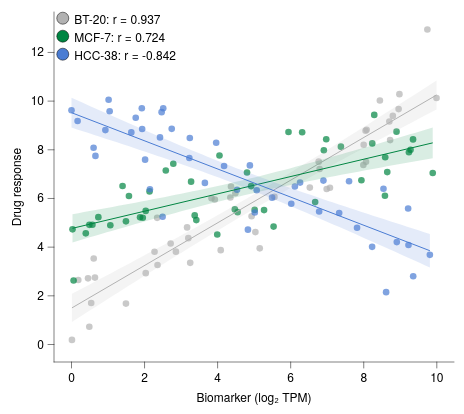

Specify this chart in Vega-Lite:
### Vega-Lite specification from a JSON file in a GitHub repository (floating-point values rounded to 4 significant figures; data arrays with more than 128 entries replaced by an {"elided": "..."} marker saying what was removed)
{"background": null, "config": {"arc": {"fill": "#DBDBDB", "fillOpacity": 1.0, "innerRadius": 43.75, "padAngle": 0.03, "stroke": "black", "strokeOpacity": 1, "strokeWidth": 0.25}, "area": {"fill": "#DBDBDB", "fillOpacity": 1.0, "stroke": "black", "strokeOpacity": 1, "strokeWidth": 0.25}, "axis": {"domain": true, "domainCap": "round", "domainColor": "black", "domainWidth": 0.25, "grid": false, "gridCap": "round", "gridColor": "#F1F1F1", "gridDash": [0, 0], "gridOpacity": 1.0, "gridWidth": 0.25, "labelColor": "black", "labelFont": "Helvetica Neue, HelveticaNeue, Helvetica, Arial, sans-serif", "labelFontSize": 6, "labelFontStyle": "normal", "labelFontWeight": 400, "offset": 0, "ticks": true, "tickCap": "round", "tickColor": "black", "tickRound": false, "tickSize": 3, "tickWidth": 0.25, "titleColor": "black", "titleFont": "Helvetica Neue, HelveticaNeue, Helvetica, Arial, sans-serif", "titleFontSize": 6, "titleFontStyle": "normal", "titleFontWeight": 400}, "axisX": {"domain": true, "labelAlign": "center", "labelAngle": 0, "labels": true, "ticks": true, "translate": 0}, "axisY": {"domain": true, "labelAlign": "right", "labelAngle": 0, "labels": true, "ticks": true, "translate": 0}, "axisRight": {"domain": true, "labelAlign": "left", "labelAngle": 0, "labels": true, "ticks": true, "translate": 0}, "axisTop": {"domain": true, "labelAlign": "center", "labelAngle": 0, "labels": true, "ticks": true, "translate": 0}, "axisBand": {"tickOffset": 0}, "bar": {"fill": "#DBDBDB", "fillOpacity": 1.0, "stroke": "black", "strokeOpacity": 1, "strokeWidth": 0.25}, "boxplot": {"size": 15.75, "ticks": {"cornerRadius": 0.25, "fill": "black", "opacity": 1, "size": 7.875, "thickness": 0.25}, "box": {"fillOpacity": 1.0, "stroke": "black", "strokeOpacity": 1, "strokeWidth": 0.25}, "median": {"cornerRadius": 0, "fill": "black", "fillOpacity": 1.0, "opacity": 1, "size": 15.75, "thickness": 0.25}, "rule": {"fill": "black", "fillOpacity": 1.0, "size": 17.5, "stroke": "black", "strokeDash": [0, 0], "strokeOpacity": 1, "strokeWidth": 0.25}, "outliers": {"color": "black", "fill": "black", "fillOpacity": 1.0, "size": 0, "stroke": "black", "strokeOpacity": 1, "strokeWidth": 0.25}}, "circle": {"fill": "black", "fillOpacity": 1.0, "size": 2.188, "stroke": null, "strokeOpacity": 1, "strokeWidth": 0.25}, "errorband": {"band": {"fillOpacity": 0.6, "stroke": null, "strokeWidth": 0.25, "strokeOpacity": 1}, "borders": {"opacity": 0, "strokeOpacity": 1, "strokeWidth": 0.25}}, "errorbar": {"opacity": 1, "rule": {"strokeDash": [0, 0], "strokeWidth": 0.25}, "ticks": {"color": "black", "cornerRadius": 0.125, "opacity": 1, "size": 10.5, "thickness": 0.25}, "thickness": 0.25}, "font": "Helvetica Neue, HelveticaNeue, Helvetica, Arial, sans-serif", "geoshape": {"fill": "#DBDBDB", "fillOpacity": 1.0, "stroke": "black", "strokeOpacity": 1, "strokeWidth": 0.25}, "header": {"labelColor": "black", "labelFont": "Helvetica Neue, HelveticaNeue, Helvetica, Arial, sans-serif", "labelFontSize": 6, "labelFontStyle": "normal", "labelFontWeight": 400, "titleColor": "black", "titleFont": "Helvetica Neue, HelveticaNeue, Helvetica, Arial, sans-serif", "titleFontSize": 6, "titleFontStyle": "normal", "titleFontWeight": 400, "titlePadding": 0}, "legend": {"disable": false, "offset": 4.5, "titlePadding": 4, "labelOffset": 2, "gradientLabelOffset": 2, "columnPadding": 4, "rowPadding": 2, "gradientLength": 87.5, "gradientThickness": 8.75, "gradientOpacity": 1.0, "gradientStrokeColor": "black", "gradientStrokeWidth": 0.25, "labelColor": "black", "labelFont": "Helvetica Neue, HelveticaNeue, Helvetica, Arial, sans-serif", "labelFontSize": 6, "labelFontStyle": "normal", "labelFontWeight": 400, "strokeColor": "black", "strokeWidth": 0, "symbolSize": 36, "symbolStrokeColor": "black", "symbolStrokeWidth": 0.25, "titleColor": "black", "titleFont": "Helvetica Neue, HelveticaNeue, Helvetica, Arial, sans-serif", "titleFontSize": 6, "titleFontStyle": "normal", "titleFontWeight": 400}, "line": {"color": "black", "stroke": "black", "strokeCap": "butt", "strokeDash": [0, 0], "strokeOpacity": 1, "strokeWidth": 0.5}, "point": {"filled": true, "fill": "#DBDBDB", "fillOpacity": 1.0, "size": 8.75, "stroke": "black", "strokeOpacity": 1, "strokeWidth": 0.25}, "range": {"category": ["#B2B2B2", "#4A7CD3", "#008542", "#664CAF", "#509F98", "#636363", "#284F93", "#005226", "#382864", "#285753"], "diverging": {"scheme": ["#443E60", "#5F597E", "#7C759B", "#9994B6", "#B7B4CC", "#D6D5DC", "#F6F6F6", "#D1DAD9", "#A4C2BF", "#7AA9A4", "#578E89", "#37736E", "#1B5954"]}, "heatmap": {"scheme": ["#440154", "#472270", "#433E82", "#38598C", "#2C728E", "#238A8D", "#24A086", "#39B578", "#5DC862", "#96D646", "#CAE02D", "#FDE724"]}, "ordinal": {"scheme": ["#F1F1F1", "#DBDBDB", "#C6C6C6", "#B2B2B2", "#9D9D9D", "#898989", "#767676", "#636363", "#515151", "#404040", "#2F2F2F", "#1F1F1F"]}, "ramp": {"scheme": ["#440154", "#472270", "#433E82", "#38598C", "#2C728E", "#238A8D", "#24A086", "#39B578", "#5DC862", "#96D646", "#CAE02D", "#FDE724"]}}, "rule": {"color": "black", "stroke": "black", "strokeCap": "round", "strokeDash": [2, 2], "strokeOpacity": 1, "strokeWidth": 0.25}, "scale": {"barBandPaddingInner": 0.1, "rectBandPaddingInner": 0, "tickBandPaddingInner": 0.1, "bandPaddingOuter": 0.1, "bandWithNestedOffsetPaddingInner": 0.2, "bandWithNestedOffsetPaddingOuter": 0.2, "offsetBandPaddingInner": 0, "offsetBandPaddingOuter": 0, "continuousPadding": 8.75, "round": false}, "rect": {"fill": "#DBDBDB", "fillOpacity": 1.0, "stroke": "black", "strokeOpacity": 1, "strokeWidth": 0.25}, "square": {"fill": "#DBDBDB", "fillOpacity": 1.0, "size": 17.5, "stroke": "black", "strokeOpacity": 1, "strokeWidth": 0.25}, "text": {"color": "black", "font": "Helvetica Neue, HelveticaNeue, Helvetica, Arial, sans-serif", "fontSize": 6, "fontStyle": "normal", "fontWeight": 400}, "tick": {"color": "black", "cornerRadius": 0.125, "opacity": 1.0, "size": 15.75, "thickness": 0.25}, "title": {"anchor": "middle", "frame": "group", "color": "black", "font": "Helvetica Neue, HelveticaNeue, Helvetica, Arial, sans-serif", "fontSize": 6, "fontStyle": "normal", "fontWeight": 400, "subtitleColor": "black", "subtitleFont": "Helvetica Neue, HelveticaNeue, Helvetica, Arial, sans-serif", "subtitleFontSize": 6, "subtitleFontStyle": "normal", "subtitleFontWeight": 400}, "trail": {"color": "black", "opacity": 1, "size": 0.5}, "view": {"continuousWidth": 200, "continuousHeight": 175, "discreteWidth": 200, "discreteHeight": 175, "fill": null, "stroke": null, "strokeWidth": 0.25}}, "layer": [{"data": {"name": "data-aeb621f813ff548d864cbc1ba7ea44aa"}, "mark": {"type": "circle", "opacity": 0.7, "size": 11}, "encoding": {"color": {"field": "cell line", "title": "Cell line", "type": "nominal"}, "x": {"field": "biomarker", "title": "Biomarker (log₂ TPM)", "type": "quantitative", "scale": {"nice": false}}, "y": {"field": "response", "title": "Drug response", "type": "quantitative", "scale": {"nice": false}}}}, {"layer": [{"data": {"name": "data-5b9605a0622f52ef3f2c835fb4bdee55"}, "mark": {"type": "area", "fillOpacity": 0.15, "stroke": null, "strokeWidth": 0}, "encoding": {"color": {"field": "cell line", "legend": null, "type": "nominal"}, "x": {"field": "biomarker", "type": "quantitative", "scale": {"nice": false}}, "y": {"field": "response", "type": "quantitative", "scale": {"nice": false}}, "y2": {"field": "__ci_hi"}}, "name": "__dysonsphere_26c00cf1b525817f_47"}, {"data": {"name": "data-713ad55b86ab91ca18e055558fb19118"}, "mark": {"type": "line"}, "encoding": {"color": {"field": "cell line", "legend": null, "type": "nominal"}, "x": {"field": "biomarker", "type": "quantitative", "scale": {"nice": false}}, "y": {"field": "response", "type": "quantitative", "scale": {"nice": false}}}}, {"data": {"values": [{"cell line": "BT-20", "__dysonsphere__": 1}]}, "mark": {"type": "point", "filled": true, "size": 36, "stroke": "black", "strokeWidth": 0.25}, "encoding": {"color": {"field": "cell line", "legend": null, "type": "nominal"}, "x": {"value": 4.39}, "y": {"value": 3.1}}}, {"data": {"values": [{"__dysonsphere__": 1}]}, "mark": {"type": "text", "align": "left", "baseline": "top", "dx": 0, "dy": 0, "fontSize": 6}, "encoding": {"text": {"value": "BT-20: r = 0.937"}, "x": {"value": 10.17}, "y": {"value": 1.0}}}, {"data": {"name": "data-9a3b3ce47fc1957dc85262453c30ab1f"}, "mark": {"type": "area", "fillOpacity": 0.15, "stroke": null, "strokeWidth": 0}, "encoding": {"color": {"field": "cell line", "legend": null, "type": "nominal"}, "x": {"field": "biomarker", "type": "quantitative", "scale": {"nice": false}}, "y": {"field": "response", "type": "quantitative", "scale": {"nice": false}}, "y2": {"field": "__ci_hi"}}, "name": "__dysonsphere_d251c693c0a038a7_48"}, {"data": {"name": "data-f25d4e025d71637d7f1a8f2dce3f0268"}, "mark": {"type": "line"}, "encoding": {"color": {"field": "cell line", "legend": null, "type": "nominal"}, "x": {"field": "biomarker", "type": "quantitative", "scale": {"nice": false}}, "y": {"field": "response", "type": "quantitative", "scale": {"nice": false}}}}, {"data": {"values": [{"cell line": "MCF-7", "__dysonsphere__": 1}]}, "mark": {"type": "point", "filled": true, "size": 36, "stroke": "black", "strokeWidth": 0.25}, "encoding": {"color": {"field": "cell line", "legend": null, "type": "nominal"}, "x": {"value": 4.39}, "y": {"value": 12.1}}}, {"data": {"values": [{"__dysonsphere__": 1}]}, "mark": {"type": "text", "align": "left", "baseline": "top", "dx": 0, "dy": 0, "fontSize": 6}, "encoding": {"text": {"value": "MCF-7: r = 0.724"}, "x": {"value": 10.17}, "y": {"value": 10.0}}}, {"data": {"name": "data-dd8661d0aac82987c835da9307697e50"}, "mark": {"type": "area", "fillOpacity": 0.15, "stroke": null, "strokeWidth": 0}, "encoding": {"color": {"field": "cell line", "legend": null, "type": "nominal"}, "x": {"field": "biomarker", "type": "quantitative", "scale": {"nice": false}}, "y": {"field": "response", "type": "quantitative", "scale": {"nice": false}}, "y2": {"field": "__ci_hi"}}, "name": "__dysonsphere_f53abd72141ee444_49"}, {"data": {"name": "data-82315b846c24b0703f99c9dc12426a5e"}, "mark": {"type": "line"}, "encoding": {"color": {"field": "cell line", "legend": null, "type": "nominal"}, "x": {"field": "biomarker", "type": "quantitative", "scale": {"nice": false}}, "y": {"field": "response", "type": "quantitative", "scale": {"nice": false}}}}, {"data": {"values": [{"cell line": "HCC-38", "__dysonsphere__": 1}]}, "mark": {"type": "point", "filled": true, "size": 36, "stroke": "black", "strokeWidth": 0.25}, "encoding": {"color": {"field": "cell line", "legend": null, "type": "nominal"}, "x": {"value": 4.39}, "y": {"value": 21.1}}}, {"data": {"values": [{"__dysonsphere__": 1}]}, "mark": {"type": "text", "align": "left", "baseline": "top", "dx": 0, "dy": 0, "fontSize": 6}, "encoding": {"text": {"value": "HCC-38: r = -0.842"}, "x": {"value": 10.17}, "y": {"value": 19.0}}}]}], "$schema": "https://vega.github.io/schema/vega-lite/v6.4.1.json", "datasets": {"data-aeb621f813ff548d864cbc1ba7ea44aa": {"elided": "135 records"}, "data-5b9605a0622f52ef3f2c835fb4bdee55": [{"biomarker": 0.012, "response": 0.927, "__ci_hi": 2.081, "cell line": "BT-20", "__dysonsphere__": 1}, {"biomarker": 0.1704, "response": 1.079, "__ci_hi": 2.207, "cell line": "BT-20", "__dysonsphere__": 1}, {"biomarker": 0.3288, "response": 1.232, "__ci_hi": 2.332, "cell line": "BT-20", "__dysonsphere__": 1}, {"biomarker": 0.4872, "response": 1.384, "__ci_hi": 2.458, "cell line": "BT-20", "__dysonsphere__": 1}, {"biomarker": 0.6456, "response": 1.535, "__ci_hi": 2.584, "cell line": "BT-20", "__dysonsphere__": 1}, {"biomarker": 0.804, "response": 1.687, "__ci_hi": 2.71, "cell line": "BT-20", "__dysonsphere__": 1}, {"biomarker": 0.9625, "response": 1.839, "__ci_hi": 2.836, "cell line": "BT-20", "__dysonsphere__": 1}, {"biomarker": 1.121, "response": 1.99, "__ci_hi": 2.962, "cell line": "BT-20", "__dysonsphere__": 1}, {"biomarker": 1.279, "response": 2.141, "__ci_hi": 3.088, "cell line": "BT-20", "__dysonsphere__": 1}, {"biomarker": 1.438, "response": 2.292, "__ci_hi": 3.215, "cell line": "BT-20", "__dysonsphere__": 1}, {"biomarker": 1.596, "response": 2.443, "__ci_hi": 3.342, "cell line": "BT-20", "__dysonsphere__": 1}, {"biomarker": 1.754, "response": 2.593, "__ci_hi": 3.469, "cell line": "BT-20", "__dysonsphere__": 1}, {"biomarker": 1.913, "response": 2.743, "__ci_hi": 3.597, "cell line": "BT-20", "__dysonsphere__": 1}, {"biomarker": 2.071, "response": 2.893, "__ci_hi": 3.725, "cell line": "BT-20", "__dysonsphere__": 1}, {"biomarker": 2.23, "response": 3.043, "__ci_hi": 3.853, "cell line": "BT-20", "__dysonsphere__": 1}, {"biomarker": 2.388, "response": 3.192, "__ci_hi": 3.981, "cell line": "BT-20", "__dysonsphere__": 1}, {"biomarker": 2.547, "response": 3.341, "__ci_hi": 4.11, "cell line": "BT-20", "__dysonsphere__": 1}, {"biomarker": 2.705, "response": 3.489, "__ci_hi": 4.239, "cell line": "BT-20", "__dysonsphere__": 1}, {"biomarker": 2.863, "response": 3.637, "__ci_hi": 4.369, "cell line": "BT-20", "__dysonsphere__": 1}, {"biomarker": 3.022, "response": 3.785, "__ci_hi": 4.499, "cell line": "BT-20", "__dysonsphere__": 1}, {"biomarker": 3.18, "response": 3.932, "__ci_hi": 4.63, "cell line": "BT-20", "__dysonsphere__": 1}, {"biomarker": 3.339, "response": 4.078, "__ci_hi": 4.761, "cell line": "BT-20", "__dysonsphere__": 1}, {"biomarker": 3.497, "response": 4.224, "__ci_hi": 4.893, "cell line": "BT-20", "__dysonsphere__": 1}, {"biomarker": 3.655, "response": 4.369, "__ci_hi": 5.025, "cell line": "BT-20", "__dysonsphere__": 1}, {"biomarker": 3.814, "response": 4.514, "__ci_hi": 5.158, "cell line": "BT-20", "__dysonsphere__": 1}, {"biomarker": 3.972, "response": 4.658, "__ci_hi": 5.292, "cell line": "BT-20", "__dysonsphere__": 1}, {"biomarker": 4.131, "response": 4.801, "__ci_hi": 5.426, "cell line": "BT-20", "__dysonsphere__": 1}, {"biomarker": 4.289, "response": 4.943, "__ci_hi": 5.561, "cell line": "BT-20", "__dysonsphere__": 1}, {"biomarker": 4.447, "response": 5.085, "__ci_hi": 5.697, "cell line": "BT-20", "__dysonsphere__": 1}, {"biomarker": 4.606, "response": 5.226, "__ci_hi": 5.834, "cell line": "BT-20", "__dysonsphere__": 1}, {"biomarker": 4.764, "response": 5.366, "__ci_hi": 5.972, "cell line": "BT-20", "__dysonsphere__": 1}, {"biomarker": 4.923, "response": 5.505, "__ci_hi": 6.11, "cell line": "BT-20", "__dysonsphere__": 1}, {"biomarker": 5.081, "response": 5.643, "__ci_hi": 6.25, "cell line": "BT-20", "__dysonsphere__": 1}, {"biomarker": 5.239, "response": 5.781, "__ci_hi": 6.39, "cell line": "BT-20", "__dysonsphere__": 1}, {"biomarker": 5.398, "response": 5.918, "__ci_hi": 6.531, "cell line": "BT-20", "__dysonsphere__": 1}, {"biomarker": 5.556, "response": 6.053, "__ci_hi": 6.672, "cell line": "BT-20", "__dysonsphere__": 1}, {"biomarker": 5.715, "response": 6.189, "__ci_hi": 6.815, "cell line": "BT-20", "__dysonsphere__": 1}, {"biomarker": 5.873, "response": 6.323, "__ci_hi": 6.958, "cell line": "BT-20", "__dysonsphere__": 1}, {"biomarker": 6.032, "response": 6.457, "__ci_hi": 7.102, "cell line": "BT-20", "__dysonsphere__": 1}, {"biomarker": 6.19, "response": 6.589, "__ci_hi": 7.247, "cell line": "BT-20", "__dysonsphere__": 1}, {"biomarker": 6.348, "response": 6.722, "__ci_hi": 7.392, "cell line": "BT-20", "__dysonsphere__": 1}, {"biomarker": 6.507, "response": 6.853, "__ci_hi": 7.538, "cell line": "BT-20", "__dysonsphere__": 1}, {"biomarker": 6.665, "response": 6.985, "__ci_hi": 7.685, "cell line": "BT-20", "__dysonsphere__": 1}, {"biomarker": 6.824, "response": 7.115, "__ci_hi": 7.832, "cell line": "BT-20", "__dysonsphere__": 1}, {"biomarker": 6.982, "response": 7.245, "__ci_hi": 7.979, "cell line": "BT-20", "__dysonsphere__": 1}, {"biomarker": 7.14, "response": 7.375, "__ci_hi": 8.128, "cell line": "BT-20", "__dysonsphere__": 1}, {"biomarker": 7.299, "response": 7.504, "__ci_hi": 8.276, "cell line": "BT-20", "__dysonsphere__": 1}, {"biomarker": 7.457, "response": 7.633, "__ci_hi": 8.425, "cell line": "BT-20", "__dysonsphere__": 1}, {"biomarker": 7.616, "response": 7.761, "__ci_hi": 8.574, "cell line": "BT-20", "__dysonsphere__": 1}, {"biomarker": 7.774, "response": 7.889, "__ci_hi": 8.724, "cell line": "BT-20", "__dysonsphere__": 1}, {"biomarker": 7.932, "response": 8.017, "__ci_hi": 8.874, "cell line": "BT-20", "__dysonsphere__": 1}, {"biomarker": 8.091, "response": 8.144, "__ci_hi": 9.024, "cell line": "BT-20", "__dysonsphere__": 1}, {"biomarker": 8.249, "response": 8.271, "__ci_hi": 9.174, "cell line": "BT-20", "__dysonsphere__": 1}, {"biomarker": 8.408, "response": 8.398, "__ci_hi": 9.325, "cell line": "BT-20", "__dysonsphere__": 1}, {"biomarker": 8.566, "response": 8.525, "__ci_hi": 9.476, "cell line": "BT-20", "__dysonsphere__": 1}, {"biomarker": 8.724, "response": 8.651, "__ci_hi": 9.627, "cell line": "BT-20", "__dysonsphere__": 1}, {"biomarker": 8.883, "response": 8.778, "__ci_hi": 9.779, "cell line": "BT-20", "__dysonsphere__": 1}, {"biomarker": 9.041, "response": 8.904, "__ci_hi": 9.93, "cell line": "BT-20", "__dysonsphere__": 1}, {"biomarker": 9.2, "response": 9.03, "__ci_hi": 10.08, "cell line": "BT-20", "__dysonsphere__": 1}, {"biomarker": 9.358, "response": 9.155, "__ci_hi": 10.23, "cell line": "BT-20", "__dysonsphere__": 1}, {"biomarker": 9.517, "response": 9.281, "__ci_hi": 10.39, "cell line": "BT-20", "__dysonsphere__": 1}, {"biomarker": 9.675, "response": 9.406, "__ci_hi": 10.54, "cell line": "BT-20", "__dysonsphere__": 1}, {"biomarker": 9.833, "response": 9.532, "__ci_hi": 10.69, "cell line": "BT-20", "__dysonsphere__": 1}, {"biomarker": 9.992, "response": 9.657, "__ci_hi": 10.84, "cell line": "BT-20", "__dysonsphere__": 1}], "data-713ad55b86ab91ca18e055558fb19118": [{"biomarker": 0.012, "response": 1.504, "cell line": "BT-20", "__dysonsphere__": 1}, {"biomarker": 9.992, "response": 10.25, "cell line": "BT-20", "__dysonsphere__": 1}], "data-9a3b3ce47fc1957dc85262453c30ab1f": [{"biomarker": 0.02745, "response": 4.195, "__ci_hi": 5.355, "cell line": "MCF-7", "__dysonsphere__": 1}, {"biomarker": 0.184, "response": 4.264, "__ci_hi": 5.397, "cell line": "MCF-7", "__dysonsphere__": 1}, {"biomarker": 0.3405, "response": 4.333, "__ci_hi": 5.439, "cell line": "MCF-7", "__dysonsphere__": 1}, {"biomarker": 0.497, "response": 4.402, "__ci_hi": 5.482, "cell line": "MCF-7", "__dysonsphere__": 1}, {"biomarker": 0.6536, "response": 4.471, "__ci_hi": 5.524, "cell line": "MCF-7", "__dysonsphere__": 1}, {"biomarker": 0.8101, "response": 4.54, "__ci_hi": 5.567, "cell line": "MCF-7", "__dysonsphere__": 1}, {"biomarker": 0.9666, "response": 4.608, "__ci_hi": 5.61, "cell line": "MCF-7", "__dysonsphere__": 1}, {"biomarker": 1.123, "response": 4.677, "__ci_hi": 5.653, "cell line": "MCF-7", "__dysonsphere__": 1}, {"biomarker": 1.28, "response": 4.745, "__ci_hi": 5.697, "cell line": "MCF-7", "__dysonsphere__": 1}, {"biomarker": 1.436, "response": 4.812, "__ci_hi": 5.74, "cell line": "MCF-7", "__dysonsphere__": 1}, {"biomarker": 1.593, "response": 4.88, "__ci_hi": 5.784, "cell line": "MCF-7", "__dysonsphere__": 1}, {"biomarker": 1.749, "response": 4.947, "__ci_hi": 5.829, "cell line": "MCF-7", "__dysonsphere__": 1}, {"biomarker": 1.906, "response": 5.014, "__ci_hi": 5.873, "cell line": "MCF-7", "__dysonsphere__": 1}, {"biomarker": 2.062, "response": 5.08, "__ci_hi": 5.918, "cell line": "MCF-7", "__dysonsphere__": 1}, {"biomarker": 2.219, "response": 5.147, "__ci_hi": 5.963, "cell line": "MCF-7", "__dysonsphere__": 1}, {"biomarker": 2.375, "response": 5.212, "__ci_hi": 6.009, "cell line": "MCF-7", "__dysonsphere__": 1}, {"biomarker": 2.532, "response": 5.278, "__ci_hi": 6.055, "cell line": "MCF-7", "__dysonsphere__": 1}, {"biomarker": 2.688, "response": 5.343, "__ci_hi": 6.101, "cell line": "MCF-7", "__dysonsphere__": 1}, {"biomarker": 2.845, "response": 5.407, "__ci_hi": 6.148, "cell line": "MCF-7", "__dysonsphere__": 1}, {"biomarker": 3.001, "response": 5.471, "__ci_hi": 6.196, "cell line": "MCF-7", "__dysonsphere__": 1}, {"biomarker": 3.158, "response": 5.534, "__ci_hi": 6.244, "cell line": "MCF-7", "__dysonsphere__": 1}, {"biomarker": 3.315, "response": 5.597, "__ci_hi": 6.293, "cell line": "MCF-7", "__dysonsphere__": 1}, {"biomarker": 3.471, "response": 5.659, "__ci_hi": 6.342, "cell line": "MCF-7", "__dysonsphere__": 1}, {"biomarker": 3.628, "response": 5.721, "__ci_hi": 6.392, "cell line": "MCF-7", "__dysonsphere__": 1}, {"biomarker": 3.784, "response": 5.781, "__ci_hi": 6.443, "cell line": "MCF-7", "__dysonsphere__": 1}, {"biomarker": 3.941, "response": 5.841, "__ci_hi": 6.494, "cell line": "MCF-7", "__dysonsphere__": 1}, {"biomarker": 4.097, "response": 5.901, "__ci_hi": 6.546, "cell line": "MCF-7", "__dysonsphere__": 1}, {"biomarker": 4.254, "response": 5.959, "__ci_hi": 6.599, "cell line": "MCF-7", "__dysonsphere__": 1}, {"biomarker": 4.41, "response": 6.017, "__ci_hi": 6.653, "cell line": "MCF-7", "__dysonsphere__": 1}, {"biomarker": 4.567, "response": 6.073, "__ci_hi": 6.708, "cell line": "MCF-7", "__dysonsphere__": 1}, {"biomarker": 4.723, "response": 6.129, "__ci_hi": 6.763, "cell line": "MCF-7", "__dysonsphere__": 1}, {"biomarker": 4.88, "response": 6.184, "__ci_hi": 6.82, "cell line": "MCF-7", "__dysonsphere__": 1}, {"biomarker": 5.036, "response": 6.239, "__ci_hi": 6.877, "cell line": "MCF-7", "__dysonsphere__": 1}, {"biomarker": 5.193, "response": 6.292, "__ci_hi": 6.935, "cell line": "MCF-7", "__dysonsphere__": 1}, {"biomarker": 5.349, "response": 6.345, "__ci_hi": 6.994, "cell line": "MCF-7", "__dysonsphere__": 1}, {"biomarker": 5.506, "response": 6.397, "__ci_hi": 7.053, "cell line": "MCF-7", "__dysonsphere__": 1}, {"biomarker": 5.662, "response": 6.448, "__ci_hi": 7.114, "cell line": "MCF-7", "__dysonsphere__": 1}, {"biomarker": 5.819, "response": 6.498, "__ci_hi": 7.175, "cell line": "MCF-7", "__dysonsphere__": 1}, {"biomarker": 5.975, "response": 6.548, "__ci_hi": 7.236, "cell line": "MCF-7", "__dysonsphere__": 1}, {"biomarker": 6.132, "response": 6.597, "__ci_hi": 7.299, "cell line": "MCF-7", "__dysonsphere__": 1}, {"biomarker": 6.289, "response": 6.645, "__ci_hi": 7.362, "cell line": "MCF-7", "__dysonsphere__": 1}, {"biomarker": 6.445, "response": 6.693, "__ci_hi": 7.425, "cell line": "MCF-7", "__dysonsphere__": 1}, {"biomarker": 6.602, "response": 6.74, "__ci_hi": 7.49, "cell line": "MCF-7", "__dysonsphere__": 1}, {"biomarker": 6.758, "response": 6.787, "__ci_hi": 7.554, "cell line": "MCF-7", "__dysonsphere__": 1}, {"biomarker": 6.915, "response": 6.833, "__ci_hi": 7.619, "cell line": "MCF-7", "__dysonsphere__": 1}, {"biomarker": 7.071, "response": 6.879, "__ci_hi": 7.685, "cell line": "MCF-7", "__dysonsphere__": 1}, {"biomarker": 7.228, "response": 6.925, "__ci_hi": 7.751, "cell line": "MCF-7", "__dysonsphere__": 1}, {"biomarker": 7.384, "response": 6.97, "__ci_hi": 7.817, "cell line": "MCF-7", "__dysonsphere__": 1}, {"biomarker": 7.541, "response": 7.015, "__ci_hi": 7.884, "cell line": "MCF-7", "__dysonsphere__": 1}, {"biomarker": 7.697, "response": 7.059, "__ci_hi": 7.951, "cell line": "MCF-7", "__dysonsphere__": 1}, {"biomarker": 7.854, "response": 7.103, "__ci_hi": 8.018, "cell line": "MCF-7", "__dysonsphere__": 1}, {"biomarker": 8.01, "response": 7.147, "__ci_hi": 8.086, "cell line": "MCF-7", "__dysonsphere__": 1}, {"biomarker": 8.167, "response": 7.19, "__ci_hi": 8.154, "cell line": "MCF-7", "__dysonsphere__": 1}, {"biomarker": 8.323, "response": 7.234, "__ci_hi": 8.222, "cell line": "MCF-7", "__dysonsphere__": 1}, {"biomarker": 8.48, "response": 7.277, "__ci_hi": 8.29, "cell line": "MCF-7", "__dysonsphere__": 1}, {"biomarker": 8.636, "response": 7.32, "__ci_hi": 8.359, "cell line": "MCF-7", "__dysonsphere__": 1}, {"biomarker": 8.793, "response": 7.362, "__ci_hi": 8.428, "cell line": "MCF-7", "__dysonsphere__": 1}, {"biomarker": 8.949, "response": 7.405, "__ci_hi": 8.497, "cell line": "MCF-7", "__dysonsphere__": 1}, {"biomarker": 9.106, "response": 7.447, "__ci_hi": 8.566, "cell line": "MCF-7", "__dysonsphere__": 1}, {"biomarker": 9.263, "response": 7.489, "__ci_hi": 8.635, "cell line": "MCF-7", "__dysonsphere__": 1}, {"biomarker": 9.419, "response": 7.531, "__ci_hi": 8.704, "cell line": "MCF-7", "__dysonsphere__": 1}, {"biomarker": 9.576, "response": 7.573, "__ci_hi": 8.774, "cell line": "MCF-7", "__dysonsphere__": 1}, {"biomarker": 9.732, "response": 7.615, "__ci_hi": 8.843, "cell line": "MCF-7", "__dysonsphere__": 1}, {"biomarker": 9.889, "response": 7.657, "__ci_hi": 8.913, "cell line": "MCF-7", "__dysonsphere__": 1}], "data-f25d4e025d71637d7f1a8f2dce3f0268": [{"biomarker": 0.02745, "response": 4.775, "cell line": "MCF-7", "__dysonsphere__": 1}, {"biomarker": 9.889, "response": 8.285, "cell line": "MCF-7", "__dysonsphere__": 1}], "data-dd8661d0aac82987c835da9307697e50": [{"biomarker": 1.36e-05, "response": 8.912, "__ci_hi": 10.14, "cell line": "HCC-38", "__dysonsphere__": 1}, {"biomarker": 0.1557, "response": 8.837, "__ci_hi": 10.03, "cell line": "HCC-38", "__dysonsphere__": 1}, {"biomarker": 0.3115, "response": 8.762, "__ci_hi": 9.928, "cell line": "HCC-38", "__dysonsphere__": 1}, {"biomarker": 0.4672, "response": 8.686, "__ci_hi": 9.824, "cell line": "HCC-38", "__dysonsphere__": 1}, {"biomarker": 0.6229, "response": 8.611, "__ci_hi": 9.719, "cell line": "HCC-38", "__dysonsphere__": 1}, {"biomarker": 0.7786, "response": 8.535, "__ci_hi": 9.615, "cell line": "HCC-38", "__dysonsphere__": 1}, {"biomarker": 0.9343, "response": 8.459, "__ci_hi": 9.511, "cell line": "HCC-38", "__dysonsphere__": 1}, {"biomarker": 1.09, "response": 8.382, "__ci_hi": 9.408, "cell line": "HCC-38", "__dysonsphere__": 1}, {"biomarker": 1.246, "response": 8.306, "__ci_hi": 9.304, "cell line": "HCC-38", "__dysonsphere__": 1}, {"biomarker": 1.401, "response": 8.229, "__ci_hi": 9.201, "cell line": "HCC-38", "__dysonsphere__": 1}, {"biomarker": 1.557, "response": 8.151, "__ci_hi": 9.098, "cell line": "HCC-38", "__dysonsphere__": 1}, {"biomarker": 1.713, "response": 8.074, "__ci_hi": 8.996, "cell line": "HCC-38", "__dysonsphere__": 1}, {"biomarker": 1.869, "response": 7.996, "__ci_hi": 8.894, "cell line": "HCC-38", "__dysonsphere__": 1}, {"biomarker": 2.024, "response": 7.918, "__ci_hi": 8.792, "cell line": "HCC-38", "__dysonsphere__": 1}, {"biomarker": 2.18, "response": 7.839, "__ci_hi": 8.691, "cell line": "HCC-38", "__dysonsphere__": 1}, {"biomarker": 2.336, "response": 7.76, "__ci_hi": 8.59, "cell line": "HCC-38", "__dysonsphere__": 1}, {"biomarker": 2.492, "response": 7.68, "__ci_hi": 8.489, "cell line": "HCC-38", "__dysonsphere__": 1}, {"biomarker": 2.647, "response": 7.6, "__ci_hi": 8.389, "cell line": "HCC-38", "__dysonsphere__": 1}, {"biomarker": 2.803, "response": 7.519, "__ci_hi": 8.29, "cell line": "HCC-38", "__dysonsphere__": 1}, {"biomarker": 2.959, "response": 7.438, "__ci_hi": 8.191, "cell line": "HCC-38", "__dysonsphere__": 1}, {"biomarker": 3.114, "response": 7.356, "__ci_hi": 8.093, "cell line": "HCC-38", "__dysonsphere__": 1}, {"biomarker": 3.27, "response": 7.273, "__ci_hi": 7.996, "cell line": "HCC-38", "__dysonsphere__": 1}, {"biomarker": 3.426, "response": 7.19, "__ci_hi": 7.899, "cell line": "HCC-38", "__dysonsphere__": 1}, {"biomarker": 3.582, "response": 7.106, "__ci_hi": 7.804, "cell line": "HCC-38", "__dysonsphere__": 1}, {"biomarker": 3.737, "response": 7.021, "__ci_hi": 7.708, "cell line": "HCC-38", "__dysonsphere__": 1}, {"biomarker": 3.893, "response": 6.935, "__ci_hi": 7.614, "cell line": "HCC-38", "__dysonsphere__": 1}, {"biomarker": 4.049, "response": 6.848, "__ci_hi": 7.521, "cell line": "HCC-38", "__dysonsphere__": 1}, {"biomarker": 4.204, "response": 6.76, "__ci_hi": 7.429, "cell line": "HCC-38", "__dysonsphere__": 1}, {"biomarker": 4.36, "response": 6.672, "__ci_hi": 7.337, "cell line": "HCC-38", "__dysonsphere__": 1}, {"biomarker": 4.516, "response": 6.582, "__ci_hi": 7.247, "cell line": "HCC-38", "__dysonsphere__": 1}, {"biomarker": 4.672, "response": 6.492, "__ci_hi": 7.157, "cell line": "HCC-38", "__dysonsphere__": 1}, {"biomarker": 4.827, "response": 6.4, "__ci_hi": 7.069, "cell line": "HCC-38", "__dysonsphere__": 1}, {"biomarker": 4.983, "response": 6.308, "__ci_hi": 6.981, "cell line": "HCC-38", "__dysonsphere__": 1}, {"biomarker": 5.139, "response": 6.215, "__ci_hi": 6.894, "cell line": "HCC-38", "__dysonsphere__": 1}, {"biomarker": 5.294, "response": 6.12, "__ci_hi": 6.808, "cell line": "HCC-38", "__dysonsphere__": 1}, {"biomarker": 5.45, "response": 6.025, "__ci_hi": 6.723, "cell line": "HCC-38", "__dysonsphere__": 1}, {"biomarker": 5.606, "response": 5.93, "__ci_hi": 6.639, "cell line": "HCC-38", "__dysonsphere__": 1}, {"biomarker": 5.762, "response": 5.833, "__ci_hi": 6.556, "cell line": "HCC-38", "__dysonsphere__": 1}, {"biomarker": 5.917, "response": 5.736, "__ci_hi": 6.473, "cell line": "HCC-38", "__dysonsphere__": 1}, {"biomarker": 6.073, "response": 5.638, "__ci_hi": 6.391, "cell line": "HCC-38", "__dysonsphere__": 1}, {"biomarker": 6.229, "response": 5.539, "__ci_hi": 6.31, "cell line": "HCC-38", "__dysonsphere__": 1}, {"biomarker": 6.384, "response": 5.44, "__ci_hi": 6.229, "cell line": "HCC-38", "__dysonsphere__": 1}, {"biomarker": 6.54, "response": 5.34, "__ci_hi": 6.149, "cell line": "HCC-38", "__dysonsphere__": 1}, {"biomarker": 6.696, "response": 5.239, "__ci_hi": 6.069, "cell line": "HCC-38", "__dysonsphere__": 1}, {"biomarker": 6.852, "response": 5.138, "__ci_hi": 5.99, "cell line": "HCC-38", "__dysonsphere__": 1}, {"biomarker": 7.007, "response": 5.037, "__ci_hi": 5.911, "cell line": "HCC-38", "__dysonsphere__": 1}, {"biomarker": 7.163, "response": 4.935, "__ci_hi": 5.833, "cell line": "HCC-38", "__dysonsphere__": 1}, {"biomarker": 7.319, "response": 4.833, "__ci_hi": 5.755, "cell line": "HCC-38", "__dysonsphere__": 1}, {"biomarker": 7.475, "response": 4.731, "__ci_hi": 5.677, "cell line": "HCC-38", "__dysonsphere__": 1}, {"biomarker": 7.63, "response": 4.628, "__ci_hi": 5.6, "cell line": "HCC-38", "__dysonsphere__": 1}, {"biomarker": 7.786, "response": 4.525, "__ci_hi": 5.523, "cell line": "HCC-38", "__dysonsphere__": 1}, {"biomarker": 7.942, "response": 4.421, "__ci_hi": 5.447, "cell line": "HCC-38", "__dysonsphere__": 1}, {"biomarker": 8.097, "response": 4.318, "__ci_hi": 5.37, "cell line": "HCC-38", "__dysonsphere__": 1}, {"biomarker": 8.253, "response": 4.214, "__ci_hi": 5.294, "cell line": "HCC-38", "__dysonsphere__": 1}, {"biomarker": 8.409, "response": 4.11, "__ci_hi": 5.218, "cell line": "HCC-38", "__dysonsphere__": 1}, {"biomarker": 8.565, "response": 4.005, "__ci_hi": 5.142, "cell line": "HCC-38", "__dysonsphere__": 1}, {"biomarker": 8.72, "response": 3.901, "__ci_hi": 5.067, "cell line": "HCC-38", "__dysonsphere__": 1}, {"biomarker": 8.876, "response": 3.796, "__ci_hi": 4.992, "cell line": "HCC-38", "__dysonsphere__": 1}, {"biomarker": 9.032, "response": 3.691, "__ci_hi": 4.916, "cell line": "HCC-38", "__dysonsphere__": 1}, {"biomarker": 9.187, "response": 3.586, "__ci_hi": 4.841, "cell line": "HCC-38", "__dysonsphere__": 1}, {"biomarker": 9.343, "response": 3.481, "__ci_hi": 4.766, "cell line": "HCC-38", "__dysonsphere__": 1}, {"biomarker": 9.499, "response": 3.376, "__ci_hi": 4.692, "cell line": "HCC-38", "__dysonsphere__": 1}, {"biomarker": 9.655, "response": 3.271, "__ci_hi": 4.617, "cell line": "HCC-38", "__dysonsphere__": 1}, {"biomarker": 9.81, "response": 3.165, "__ci_hi": 4.543, "cell line": "HCC-38", "__dysonsphere__": 1}], "data-82315b846c24b0703f99c9dc12426a5e": [{"biomarker": 1.36e-05, "response": 9.525, "cell line": "HCC-38", "__dysonsphere__": 1}, {"biomarker": 9.81, "response": 3.854, "cell line": "HCC-38", "__dysonsphere__": 1}]}}
